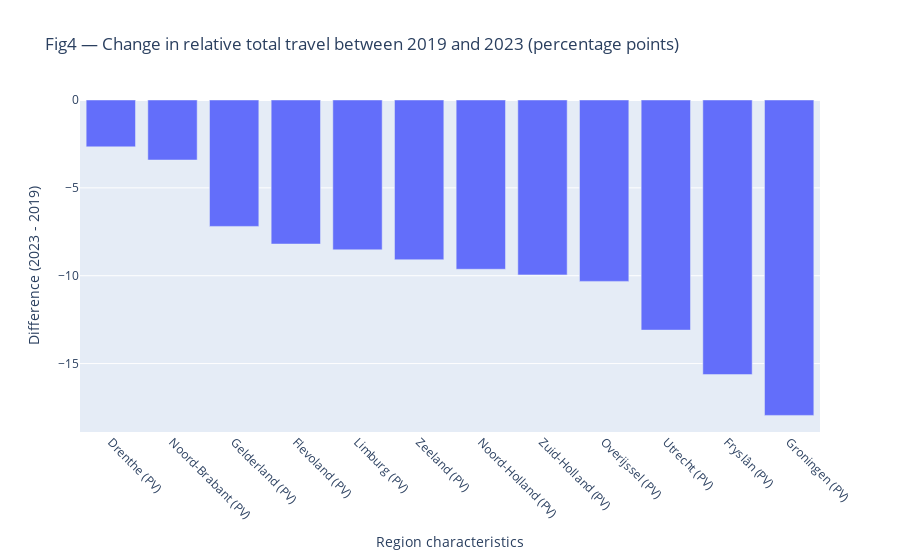

Write notebook code for a chart like this one.
### Code cell
diff_pivot = (
    data_selected[data_selected['Periods'].isin([2019, 2023])]
    .pivot_table(index='Region characteristics', columns='Periods', values='Relative travel (%)')
    .assign(Difference=lambda d: d[2023] - d[2019])
    .reset_index()
    .sort_values('Difference', ascending=False)
)

fig4 = px.bar(
    diff_pivot,
    x='Region characteristics',
    y='Difference',
    title='Fig4 — Change in relative total travel between 2019 and 2023 (percentage points)',
    labels={'Difference': 'Difference (2023 - 2019)'}
)
fig4.update_layout(xaxis_tickangle=45)
fig4.show()

### Figure 1 — Plotly figure (JSON) as saved in the notebook; plotly's stock layout.template omitted (floating-point values rounded to 4 significant figures)
{"data": [{"alignmentgroup": "True", "hovertemplate": "Region characteristics=%{x}<br>Difference (2023 - 2019)=%{y}<extra></extra>", "legendgroup": "", "marker": {"color": "#636efa", "pattern": {"shape": ""}}, "name": "", "offsetgroup": "", "orientation": "v", "showlegend": false, "textposition": "auto", "type": "bar", "x": ["Drenthe (PV)", "Noord-Brabant (PV)", "Gelderland (PV)", "Flevoland (PV)", "Limburg (PV)", "Zeeland (PV)", "Noord-Holland (PV)", "Zuid-Holland (PV)", "Overijssel (PV)", "Utrecht (PV)", "Fryslân (PV)", "Groningen (PV)"], "xaxis": "x", "y": [-2.667, -3.416, -7.194, -8.197, -8.527, -9.091, -9.632, -9.953, -10.32, -13.1, -15.62, -17.95], "yaxis": "y"}], "layout": {"barmode": "relative", "legend": {"tracegroupgap": 0}, "title": {"text": "Fig4 — Change in relative total travel between 2019 and 2023 (percentage points)"}, "xaxis": {"anchor": "y", "domain": [0, 1], "tickangle": 45, "title": {"text": "Region characteristics"}}, "yaxis": {"anchor": "x", "domain": [0, 1], "title": {"text": "Difference (2023 - 2019)"}}}}
